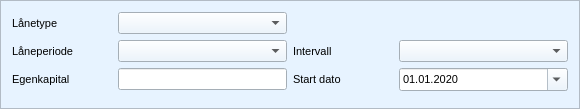
         <widget class="QFrame" name="frame_lane_info">
          <property name="minimumSize">
           <size>
            <width>580</width>
            <height>0</height>
           </size>
          </property>
          <property name="maximumSize">
           <size>
            <width>580</width>
            <height>16777215</height>
           </size>
          </property>
          <property name="palette">
           <palette>
            <active>
             <colorrole role="WindowText">
              <brush brushstyle="SolidPattern">
               <color alpha="255">
                <red>0</red>
                <green>0</green>
                <blue>0</blue>
               </color>
              </brush>
             </colorrole>
             <colorrole role="Button">
              <brush brushstyle="SolidPattern">
               <color alpha="255">
                <red>231</red>
                <green>243</green>
                <blue>255</blue>
               </color>
              </brush>
             </colorrole>
             <colorrole role="Light">
              <brush brushstyle="SolidPattern">
               <color alpha="255">
                <red>255</red>
                <green>255</green>
                <blue>255</blue>
               </color>
              </brush>
             </colorrole>
             <colorrole role="Midlight">
              <brush brushstyle="SolidPattern">
               <color alpha="255">
                <red>243</red>
                <green>249</green>
                <blue>255</blue>
               </color>
              </brush>
             </colorrole>
             <colorrole role="Dark">
              <brush brushstyle="SolidPattern">
               <color alpha="255">
                <red>115</red>
                <green>121</green>
                <blue>127</blue>
               </color>
              </brush>
             </colorrole>
             <colorrole role="Mid">
              <brush brushstyle="SolidPattern">
               <color alpha="255">
                <red>154</red>
                <green>162</green>
                <blue>170</blue>
               </color>
              </brush>
             </colorrole>
             <colorrole role="Text">
              <brush brushstyle="SolidPattern">
               <color alpha="255">
                <red>0</red>
                <green>0</green>
                <blue>0</blue>
               </color>
              </brush>
             </colorrole>
             <colorrole role="BrightText">
              <brush brushstyle="SolidPattern">
               <color alpha="255">
                <red>255</red>
                <green>255</green>
                <blue>255</blue>
               </color>
              </brush>
             </colorrole>
             <colorrole role="ButtonText">
              <brush brushstyle="SolidPattern">
               <color alpha="255">
                <red>0</red>
                <green>0</green>
                <blue>0</blue>
               </color>
              </brush>
             </colorrole>
             <colorrole role="Base">
              <brush brushstyle="SolidPattern">
               <color alpha="255">
                <red>255</red>
                <green>255</green>
                <blue>255</blue>
               </color>
              </brush>
             </colorrole>
             <colorrole role="Window">
              <brush brushstyle="SolidPattern">
               <color alpha="255">
                <red>231</red>
                <green>243</green>
                <blue>255</blue>
               </color>
              </brush>
             </colorrole>
             <colorrole role="Shadow">
              <brush brushstyle="SolidPattern">
               <color alpha="255">
                <red>0</red>
                <green>0</green>
                <blue>0</blue>
               </color>
              </brush>
             </colorrole>
             <colorrole role="AlternateBase">
              <brush brushstyle="SolidPattern">
               <color alpha="255">
                <red>243</red>
                <green>249</green>
                <blue>255</blue>
               </color>
              </brush>
             </colorrole>
             <colorrole role="ToolTipBase">
              <brush brushstyle="SolidPattern">
               <color alpha="255">
                <red>255</red>
                <green>255</green>
                <blue>220</blue>
               </color>
              </brush>
             </colorrole>
             <colorrole role="ToolTipText">
              <brush brushstyle="SolidPattern">
               <color alpha="255">
                <red>0</red>
                <green>0</green>
                <blue>0</blue>
               </color>
              </brush>
             </colorrole>
            </active>
            <inactive>
             <colorrole role="WindowText">
              <brush brushstyle="SolidPattern">
               <color alpha="255">
                <red>0</red>
                <green>0</green>
                <blue>0</blue>
               </color>
              </brush>
             </colorrole>
             <colorrole role="Button">
              <brush brushstyle="SolidPattern">
               <color alpha="255">
                <red>231</red>
                <green>243</green>
                <blue>255</blue>
               </color>
              </brush>
             </colorrole>
             <colorrole role="Light">
              <brush brushstyle="SolidPattern">
               <color alpha="255">
                <red>255</red>
                <green>255</green>
                <blue>255</blue>
               </color>
              </brush>
             </colorrole>
             <colorrole role="Midlight">
              <brush brushstyle="SolidPattern">
               <color alpha="255">
                <red>243</red>
                <green>249</green>
                <blue>255</blue>
               </color>
              </brush>
             </colorrole>
             <colorrole role="Dark">
              <brush brushstyle="SolidPattern">
               <color alpha="255">
                <red>115</red>
                <green>121</green>
                <blue>127</blue>
               </color>
              </brush>
             </colorrole>
             <colorrole role="Mid">
              <brush brushstyle="SolidPattern">
               <color alpha="255">
                <red>154</red>
                <green>162</green>
                <blue>170</blue>
               </color>
              </brush>
             </colorrole>
             <colorrole role="Text">
              <brush brushstyle="SolidPattern">
               <color alpha="255">
                <red>0</red>
                <green>0</green>
                <blue>0</blue>
               </color>
              </brush>
             </colorrole>
             <colorrole role="BrightText">
              <brush brushstyle="SolidPattern">
               <color alpha="255">
                <red>255</red>
                <green>255</green>
                <blue>255</blue>
               </color>
              </brush>
             </colorrole>
             <colorrole role="ButtonText">
              <brush brushstyle="SolidPattern">
               <color alpha="255">
                <red>0</red>
                <green>0</green>
                <blue>0</blue>
               </color>
              </brush>
             </colorrole>
             <colorrole role="Base">
              <brush brushstyle="SolidPattern">
               <color alpha="255">
                <red>255</red>
                <green>255</green>
                <blue>255</blue>
               </color>
              </brush>
             </colorrole>
             <colorrole role="Window">
              <brush brushstyle="SolidPattern">
               <color alpha="255">
                <red>231</red>
                <green>243</green>
                <blue>255</blue>
               </color>
              </brush>
             </colorrole>
             <colorrole role="Shadow">
              <brush brushstyle="SolidPattern">
               <color alpha="255">
                <red>0</red>
                <green>0</green>
                <blue>0</blue>
               </color>
              </brush>
             </colorrole>
             <colorrole role="AlternateBase">
              <brush brushstyle="SolidPattern">
               <color alpha="255">
                <red>243</red>
                <green>249</green>
                <blue>255</blue>
               </color>
              </brush>
             </colorrole>
             <colorrole role="ToolTipBase">
              <brush brushstyle="SolidPattern">
               <color alpha="255">
                <red>255</red>
                <green>255</green>
                <blue>220</blue>
               </color>
              </brush>
             </colorrole>
             <colorrole role="ToolTipText">
              <brush brushstyle="SolidPattern">
               <color alpha="255">
                <red>0</red>
                <green>0</green>
                <blue>0</blue>
               </color>
              </brush>
             </colorrole>
            </inactive>
            <disabled>
             <colorrole role="WindowText">
              <brush brushstyle="SolidPattern">
               <color alpha="255">
                <red>115</red>
                <green>121</green>
                <blue>127</blue>
               </color>
              </brush>
             </colorrole>
             <colorrole role="Button">
              <brush brushstyle="SolidPattern">
               <color alpha="255">
                <red>231</red>
                <green>243</green>
                <blue>255</blue>
               </color>
              </brush>
             </colorrole>
             <colorrole role="Light">
              <brush brushstyle="SolidPattern">
               <color alpha="255">
                <red>255</red>
                <green>255</green>
                <blue>255</blue>
               </color>
              </brush>
             </colorrole>
             <colorrole role="Midlight">
              <brush brushstyle="SolidPattern">
               <color alpha="255">
                <red>243</red>
                <green>249</green>
                <blue>255</blue>
               </color>
              </brush>
             </colorrole>
             <colorrole role="Dark">
              <brush brushstyle="SolidPattern">
               <color alpha="255">
                <red>115</red>
                <green>121</green>
                <blue>127</blue>
               </color>
              </brush>
             </colorrole>
             <colorrole role="Mid">
              <brush brushstyle="SolidPattern">
               <color alpha="255">
                <red>154</red>
                <green>162</green>
                <blue>170</blue>
               </color>
              </brush>
             </colorrole>
             <colorrole role="Text">
              <brush brushstyle="SolidPattern">
               <color alpha="255">
                <red>115</red>
                <green>121</green>
                <blue>127</blue>
               </color>
              </brush>
             </colorrole>
             <colorrole role="BrightText">
              <brush brushstyle="SolidPattern">
               <color alpha="255">
                <red>255</red>
                <green>255</green>
                <blue>255</blue>
               </color>
              </brush>
             </colorrole>
             <colorrole role="ButtonText">
              <brush brushstyle="SolidPattern">
               <color alpha="255">
                <red>115</red>
                <green>121</green>
                <blue>127</blue>
               </color>
              </brush>
             </colorrole>
             <colorrole role="Base">
              <brush brushstyle="SolidPattern">
               <color alpha="255">
                <red>231</red>
                <green>243</green>
                <blue>255</blue>
               </color>
              </brush>
             </colorrole>
             <colorrole role="Window">
              <brush brushstyle="SolidPattern">
               <color alpha="255">
                <red>231</red>
                <green>243</green>
                <blue>255</blue>
               </color>
              </brush>
             </colorrole>
             <colorrole role="Shadow">
              <brush brushstyle="SolidPattern">
               <color alpha="255">
                <red>0</red>
                <green>0</green>
                <blue>0</blue>
               </color>
              </brush>
             </colorrole>
             <colorrole role="AlternateBase">
              <brush brushstyle="SolidPattern">
               <color alpha="255">
                <red>231</red>
                <green>243</green>
                <blue>255</blue>
               </color>
              </brush>
             </colorrole>
             <colorrole role="ToolTipBase">
              <brush brushstyle="SolidPattern">
               <color alpha="255">
                <red>255</red>
                <green>255</green>
                <blue>220</blue>
               </color>
              </brush>
             </colorrole>
             <colorrole role="ToolTipText">
              <brush brushstyle="SolidPattern">
               <color alpha="255">
                <red>0</red>
                <green>0</green>
                <blue>0</blue>
               </color>
              </brush>
             </colorrole>
            </disabled>
           </palette>
          </property>
          <property name="font">
           <font>
            <family>Segoe UI</family>
            <pointsize>8</pointsize>
           </font>
          </property>
          <property name="autoFillBackground">
           <bool>true</bool>
          </property>
          <property name="frameShape">
           <enum>QFrame::StyledPanel</enum>
          </property>
          <property name="frameShadow">
           <enum>QFrame::Plain</enum>
          </property>
          <layout class="QGridLayout" name="gridLayout">
           <item row="0" column="1">
            <widget class="QComboBox" name="combo_box_lanetype">
             <property name="sizePolicy">
              <sizepolicy hsizetype="Expanding" vsizetype="Fixed">
               <horstretch>0</horstretch>
               <verstretch>0</verstretch>
              </sizepolicy>
             </property>
             <property name="minimumSize">
              <size>
               <width>140</width>
               <height>0</height>
              </size>
             </property>
             <property name="font">
              <font>
               <family>Segoe UI</family>
               <pointsize>8</pointsize>
              </font>
             </property>
            </widget>
           </item>
           <item row="0" column="0">
            <widget class="QLabel" name="label_lanetype">
             <property name="sizePolicy">
              <sizepolicy hsizetype="Preferred" vsizetype="Preferred">
               <horstretch>0</horstretch>
               <verstretch>0</verstretch>
              </sizepolicy>
             </property>
             <property name="minimumSize">
              <size>
               <width>100</width>
               <height>0</height>
              </size>
             </property>
             <property name="font">
              <font>
               <family>Segoe UI</family>
               <pointsize>8</pointsize>
              </font>
             </property>
             <property name="text">
              <string>Lånetype</string>
             </property>
             <property name="buddy">
              <cstring>combo_box_lanetype</cstring>
             </property>
            </widget>
           </item>
           <item row="1" column="0">
            <widget class="QLabel" name="label_laneperiod">
             <property name="minimumSize">
              <size>
               <width>0</width>
               <height>0</height>
              </size>
             </property>
             <property name="font">
              <font>
               <family>Segoe UI</family>
               <pointsize>8</pointsize>
              </font>
             </property>
             <property name="text">
              <string>Låneperiode</string>
             </property>
             <property name="buddy">
              <cstring>combo_box_laneperiode</cstring>
             </property>
            </widget>
           </item>
           <item row="1" column="3">
            <widget class="QComboBox" name="combo_box_interval">
             <property name="sizePolicy">
              <sizepolicy hsizetype="Expanding" vsizetype="Fixed">
               <horstretch>0</horstretch>
               <verstretch>0</verstretch>
              </sizepolicy>
             </property>
             <property name="minimumSize">
              <size>
               <width>140</width>
               <height>0</height>
              </size>
             </property>
             <property name="font">
              <font>
               <family>Segoe UI</family>
               <pointsize>8</pointsize>
              </font>
             </property>
            </widget>
           </item>
           <item row="1" column="1">
            <widget class="QComboBox" name="combo_box_laneperiode">
             <property name="sizePolicy">
              <sizepolicy hsizetype="Expanding" vsizetype="Fixed">
               <horstretch>0</horstretch>
               <verstretch>0</verstretch>
              </sizepolicy>
             </property>
             <property name="font">
              <font>
               <family>Segoe UI</family>
               <pointsize>8</pointsize>
              </font>
             </property>
            </widget>
           </item>
           <item row="2" column="1">
            <widget class="QLineEdit" name="line_edit_egenkapital">
             <property name="minimumSize">
              <size>
               <width>0</width>
               <height>0</height>
              </size>
             </property>
             <property name="font">
              <font>
               <family>Segoe UI</family>
               <pointsize>8</pointsize>
              </font>
             </property>
             <property name="alignment">
              <set>Qt::AlignLeading|Qt::AlignLeft|Qt::AlignVCenter</set>
             </property>
             <property name="clearButtonEnabled">
              <bool>true</bool>
             </property>
            </widget>
           </item>
           <item row="2" column="0">
            <widget class="QLabel" name="label_egenkapital">
             <property name="minimumSize">
              <size>
               <width>0</width>
               <height>0</height>
              </size>
             </property>
             <property name="font">
              <font>
               <family>Segoe UI</family>
               <pointsize>8</pointsize>
              </font>
             </property>
             <property name="text">
              <string>Egenkapital </string>
             </property>
             <property name="buddy">
              <cstring>line_edit_egenkapital</cstring>
             </property>
            </widget>
           </item>
           <item row="2" column="2">
            <widget class="QLabel" name="label_start_dato">
             <property name="font">
              <font>
               <family>Segoe UI</family>
               <pointsize>8</pointsize>
              </font>
             </property>
             <property name="text">
              <string>Start dato</string>
             </property>
             <property name="buddy">
              <cstring>date_edit_start_dato</cstring>
             </property>
            </widget>
           </item>
           <item row="2" column="3">
            <widget class="QDateEdit" name="date_edit_start_dato">
             <property name="sizePolicy">
              <sizepolicy hsizetype="Expanding" vsizetype="Fixed">
               <horstretch>0</horstretch>
               <verstretch>0</verstretch>
              </sizepolicy>
             </property>
             <property name="font">
              <font>
               <family>Segoe UI</family>
               <pointsize>8</pointsize>
              </font>
             </property>
             <property name="alignment">
              <set>Qt::AlignLeading|Qt::AlignLeft|Qt::AlignVCenter</set>
             </property>
             <property name="dateTime">
              <datetime>
               <hour>0</hour>
               <minute>0</minute>
               <second>0</second>
               <year>2020</year>
               <month>1</month>
               <day>1</day>
              </datetime>
             </property>
             <property name="displayFormat">
              <string>dd.MM.yyyy</string>
             </property>
             <property name="calendarPopup">
              <bool>true</bool>
             </property>
            </widget>
           </item>
           <item row="1" column="2">
            <widget class="QLabel" name="label_intervall">
             <property name="minimumSize">
              <size>
               <width>100</width>
               <height>0</height>
              </size>
             </property>
             <property name="font">
              <font>
               <family>Segoe UI</family>
               <pointsize>8</pointsize>
              </font>
             </property>
             <property name="text">
              <string>Intervall</string>
             </property>
             <property name="buddy">
              <cstring>combo_box_interval</cstring>
             </property>
            </widget>
           </item>
           <item row="3" column="0">
            <widget class="QFrame" name="frame_lane_info_white_space">
             <property name="font">
              <font>
               <family>Segoe UI</family>
               <pointsize>8</pointsize>
              </font>
             </property>
             <property name="frameShape">
              <enum>QFrame::StyledPanel</enum>
             </property>
             <property name="frameShadow">
              <enum>QFrame::Raised</enum>
             </property>
            </widget>
           </item>
          </layout>
         </widget>
